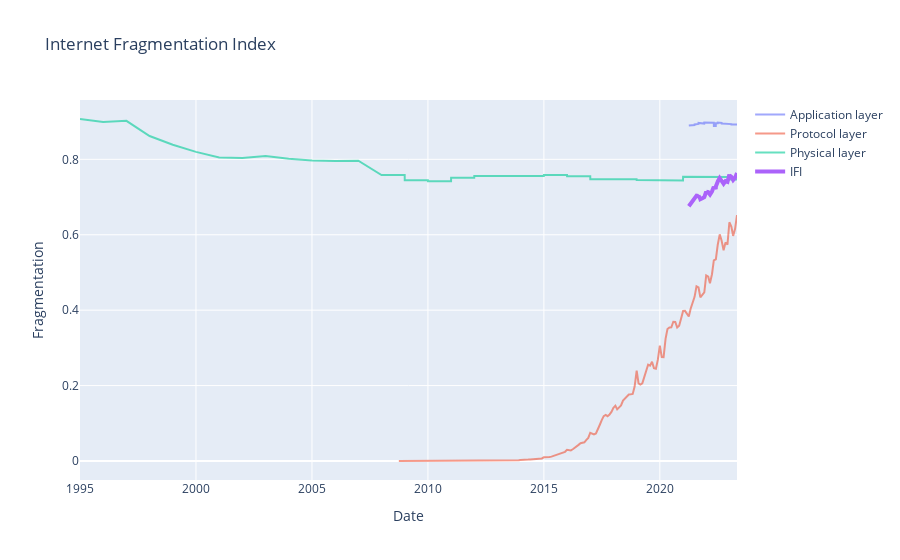

Here is the notebook cell this chart was saved with:
### Code cell
# Create a plotly figure
fig = go.Figure()

for column in ['Application layer', 'Protocol layer', 'Physical layer']:
    fig.add_trace(go.Scatter(x=df['index'], y=df[column], name=column, opacity=0.6))

# Add a line for IFI with a thicker line
fig.add_trace(go.Scatter(x=df['index'], y=df['IFI'], name='IFI', line=dict(width=4)))

# Customize the layout
fig.update_layout(
    title="Internet Fragmentation Index",
    xaxis_title="Date",
    yaxis_title="Fragmentation"
)

# Show the plot
fig.show()

### Figure 1 — Plotly figure (JSON) as saved in the notebook; plotly's stock layout.template omitted (floating-point values rounded to 4 significant figures; data arrays with more than 128 entries replaced by an {"elided": "..."} marker saying what was removed)
{"data": [{"name": "Application layer", "opacity": 0.6, "type": "scatter", "x": {"elided": "226 str values"}, "y": {"elided": "226 float values"}}, {"name": "Protocol layer", "opacity": 0.6, "type": "scatter", "x": {"elided": "226 str values"}, "y": {"elided": "226 float values"}}, {"name": "Physical layer", "opacity": 0.6, "type": "scatter", "x": {"elided": "226 str values"}, "y": {"elided": "226 float values"}}, {"line": {"width": 4}, "name": "IFI", "type": "scatter", "x": {"elided": "226 str values"}, "y": {"elided": "226 float values"}}], "layout": {"title": {"text": "Internet Fragmentation Index"}, "xaxis": {"title": {"text": "Date"}}, "yaxis": {"title": {"text": "Fragmentation"}}}}
